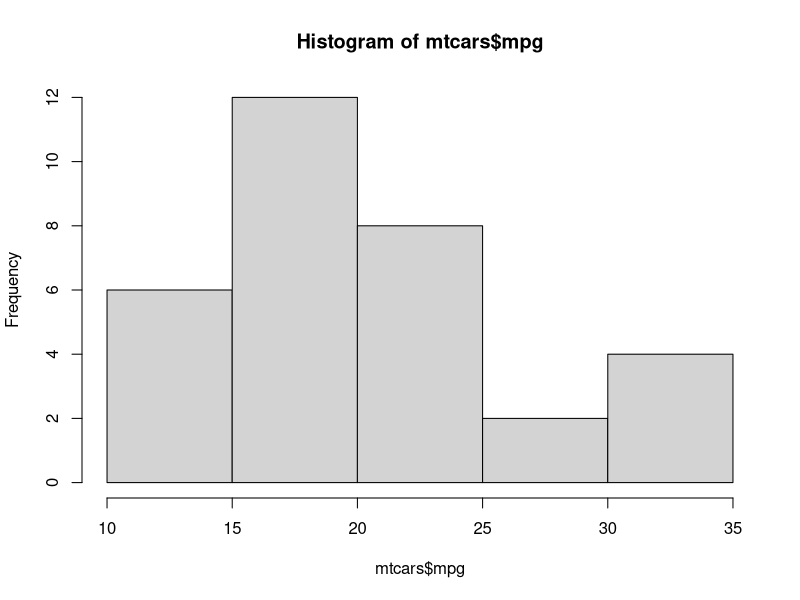
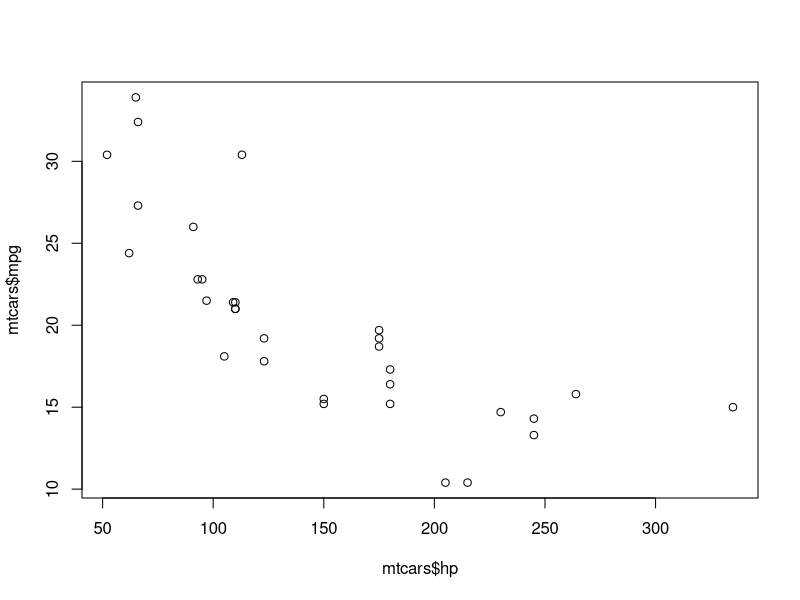
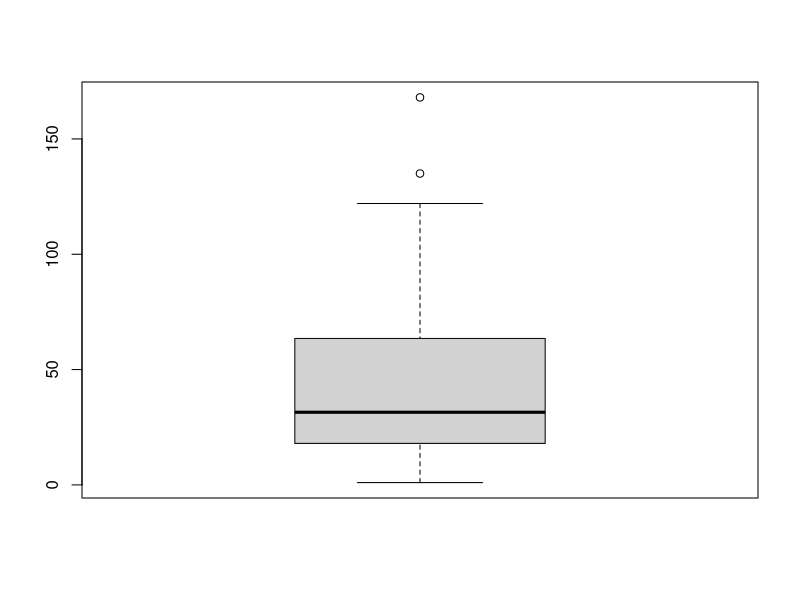
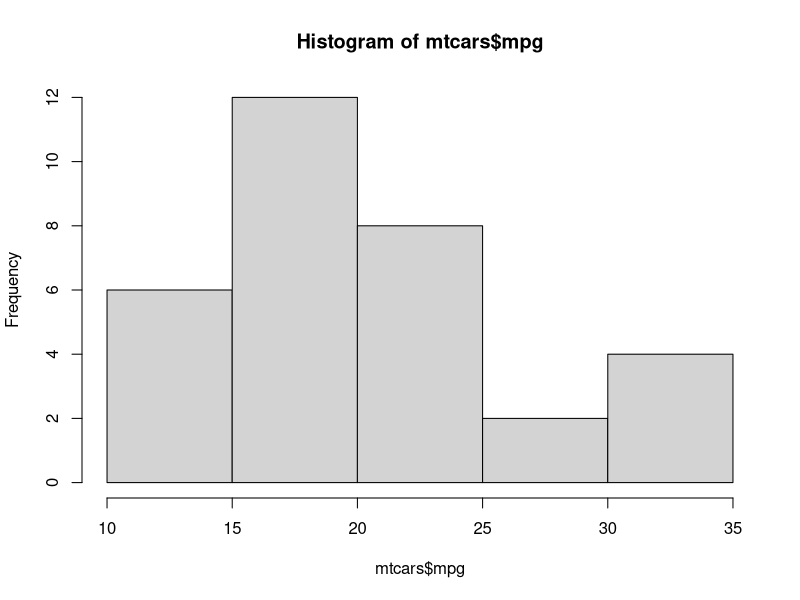
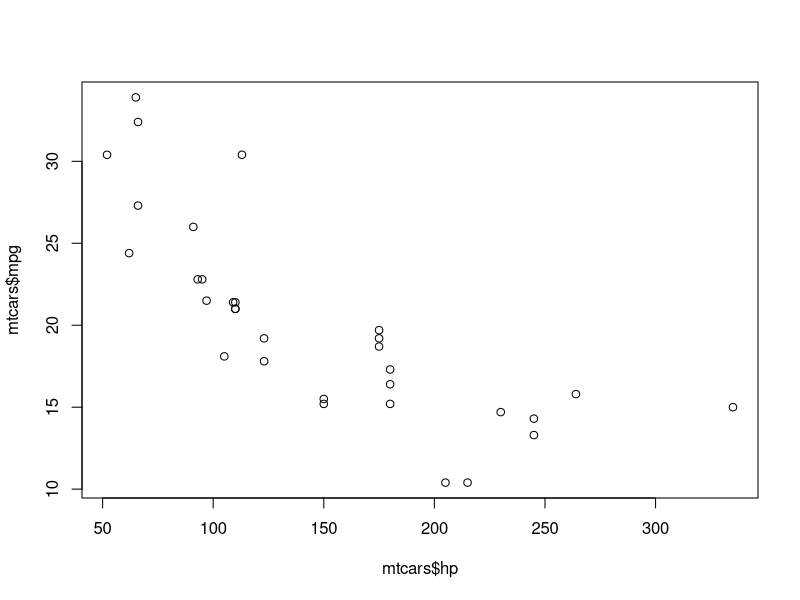
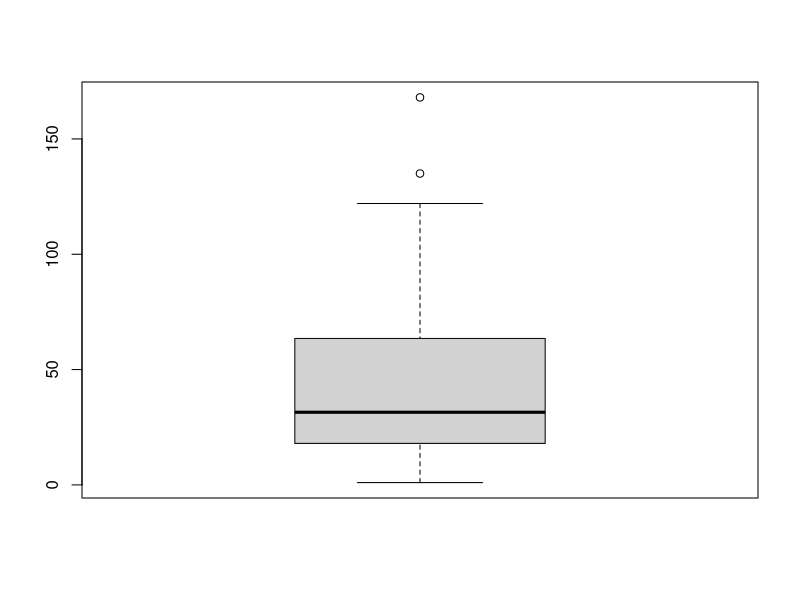

Write R code to recreate these figures, in order.
# 1. Calculate the mean, median, and standard deviation of Petal.Width from iris.
# Note: Mode is not a built-in function, so it is omitted for brevity.
mean(iris$Petal.Width)
median(iris$Petal.Width)
sd(iris$Petal.Width)

# 2. Draw a histogram of mpg from the mtcars dataset.
hist(mtcars$mpg)

# 3. Create a scatterplot of hp vs mpg from mtcars.
plot(mtcars$hp, mtcars$mpg)

# 4. Generate a boxplot for Ozone in the airquality dataset.
boxplot(airquality$Ozone)

# 1. Calculate the mean, median, and standard deviation of Petal.Width from iris.
# Note: Mode is not a built-in function, so it is omitted for brevity.
mean(iris$Petal.Width)
median(iris$Petal.Width)
sd(iris$Petal.Width)

# 2. Draw a histogram of mpg from the mtcars dataset.
hist(mtcars$mpg)

# 3. Create a scatterplot of hp vs mpg from mtcars.
plot(mtcars$hp, mtcars$mpg)

# 4. Generate a boxplot for Ozone in the airquality dataset.
boxplot(airquality$Ozone)

# 5. Find the variance of Sepal.Width in the iris dataset.
var(iris$Sepal.Width)